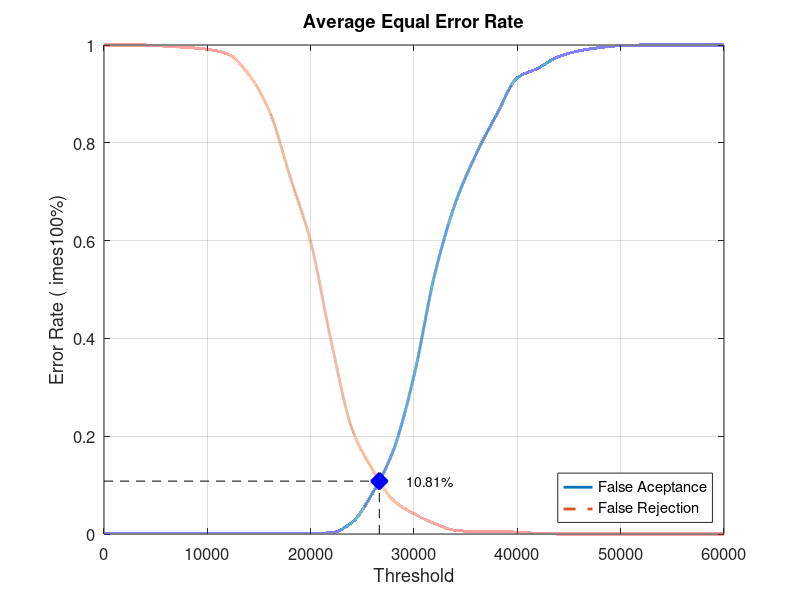
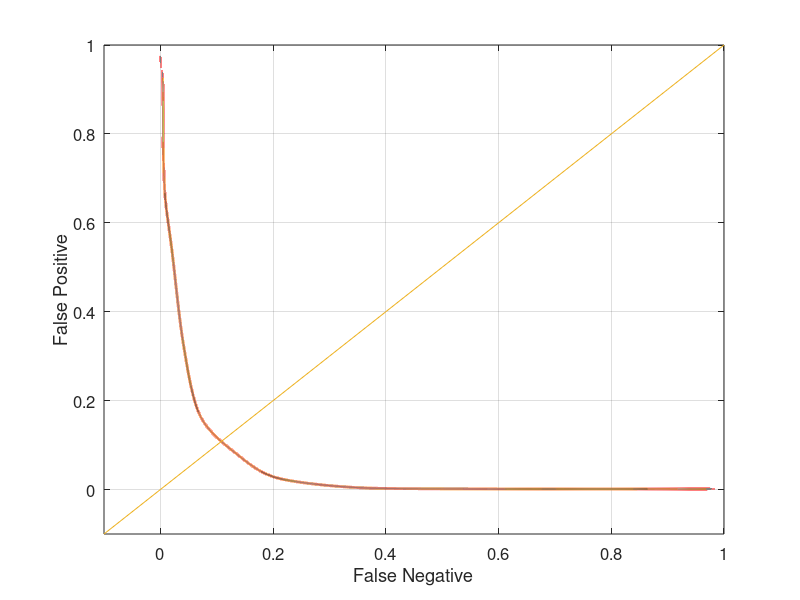

These charts were generated, in order, by the following MATLAB code:
close all;
clear;
clc;
x = 0:2000:60000;
xq = 0:0.5:60000;

y0 = [0 0.00131579 0.00131579 0.00131579 0.00131579 0.00131579 0.00131579 0.00131579 0.00131579 0.00131579 0.00131579 0.00263158 0.0236842 0.0842105 0.171053 0.323684 0.530263 0.676316 0.776316 0.857895 0.932895 0.952632 0.976316 0.988158 0.994737 0.998684 1 1 1 1 1]
yy0 = interp1(x, y0, xq, 'pchip');
y1 = [1 1 1 0.9975 0.995 0.99125 0.98125 0.94 0.865 0.73125 0.5975 0.3925 0.215 0.13125 0.06875 0.04125 0.02125 0.0075 0.005 0.005 0.00375 0.00125 0 0 0 0 0 0 0 0 0]
yy1 = interp1(x, y1, xq, 'pchip');

% Calculating EER: 
y2 = abs(y0 - y1);
find(y2 == min(y2))
yy2 = abs(yy0 - yy1);
xEER = find(yy2 == min(yy2));
xEERIndex = xq(xEER) % X-axis EER
yEER = yy0(xEER) % Y-axis EER

main = figure
plot(xq, yy0,'-','LineWidth', 2);	hold on
plot(xq, yy1,'--','LineWidth', 2);	hold on
plot([xEERIndex xEERIndex], [0 yEER], 'k--');	hold on
plot([0 xEERIndex], [yEER yEER], 'k--');	hold on
plot(xEERIndex, yEER, 'bx', 'LineWidth', 10);	hold on
text(xEERIndex + 10 * xEERIndex / 100, yEER, [num2str(round((10000 * yEER)) / 100) '%'])
legend('False Aceptance', 'False Rejection', 'Location', 'SouthEast')
xlabel('Threshold')
ylabel('Error Rate (	imes100%)')
title('Average Equal Error Rate')
set(gca, 'FontSize', 12)
axis([0 60000 0 1])
grid on

print(main, 'Experiment2AverageMain', '-dpng');
FNRxFPR = figure('Color', [1 1 1]);
plot(yy1, yy0, '-', yy1, yy0, 'LineWidth', 2);
hold on
y = -0.1:0.1:1
plot(y, y); 
set(gca, 'FontSize', 12)
xlabel('False Negative')
ylabel('False Positive')
axis([-0.1 1 -0.1 1])
set(gca, 'FontSize', 12)
grid on

print(FNRxFPR, 'Experiment2AverageFNRxFPR','-dpng');
